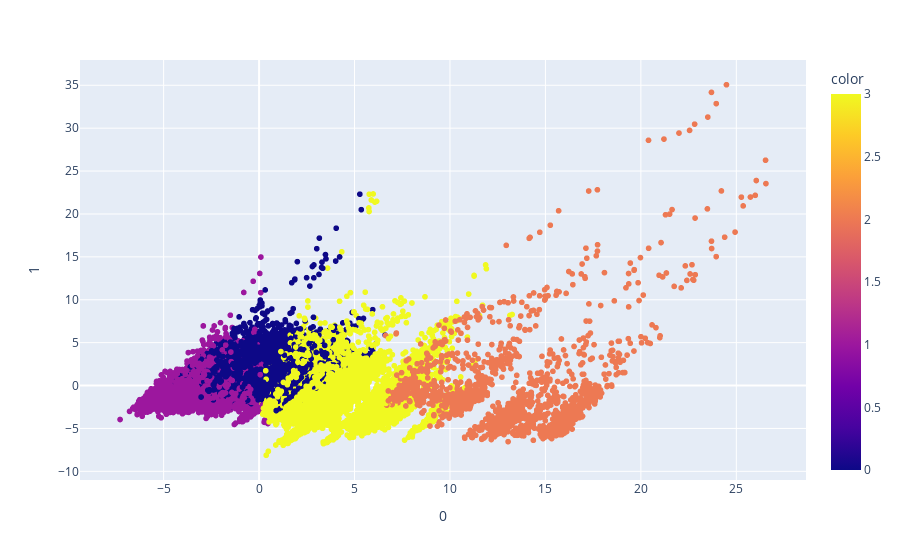

The code cell stored with this chart in its notebook:
### Code cell
labels = data_processor['kmeans'].get_labels(n_clusters=4) 
fig = px.scatter(
    pca.transform(processed_data.drop(columns=['cluster'])),
    x=0,
    y=1,
    color=labels,
)
fig.show()

### Figure 1 — Plotly figure (JSON) as saved in the notebook; plotly's stock layout.template omitted (floating-point values rounded to 4 significant figures; data arrays with more than 128 entries replaced by an {"elided": "..."} marker saying what was removed)
{"data": [{"hovertemplate": "0=%{x}<br>1=%{y}<br>color=%{marker.color}<extra></extra>", "legendgroup": "", "marker": {"color": {"elided": "30607 int values"}, "coloraxis": "coloraxis", "symbol": "circle"}, "mode": "markers", "name": "", "showlegend": false, "type": "scattergl", "x": {"elided": "30607 float values"}, "xaxis": "x", "y": {"elided": "30607 float values"}, "yaxis": "y"}], "layout": {"coloraxis": {"colorbar": {"title": {"text": "color"}}, "colorscale": [[0, "#0d0887"], [0.1111, "#46039f"], [0.2222, "#7201a8"], [0.3333, "#9c179e"], [0.4444, "#bd3786"], [0.5556, "#d8576b"], [0.6667, "#ed7953"], [0.7778, "#fb9f3a"], [0.8889, "#fdca26"], [1, "#f0f921"]]}, "legend": {"tracegroupgap": 0}, "margin": {"t": 60}, "xaxis": {"anchor": "y", "domain": [0, 1], "title": {"text": "0"}}, "yaxis": {"anchor": "x", "domain": [0, 1], "title": {"text": "1"}}}}
